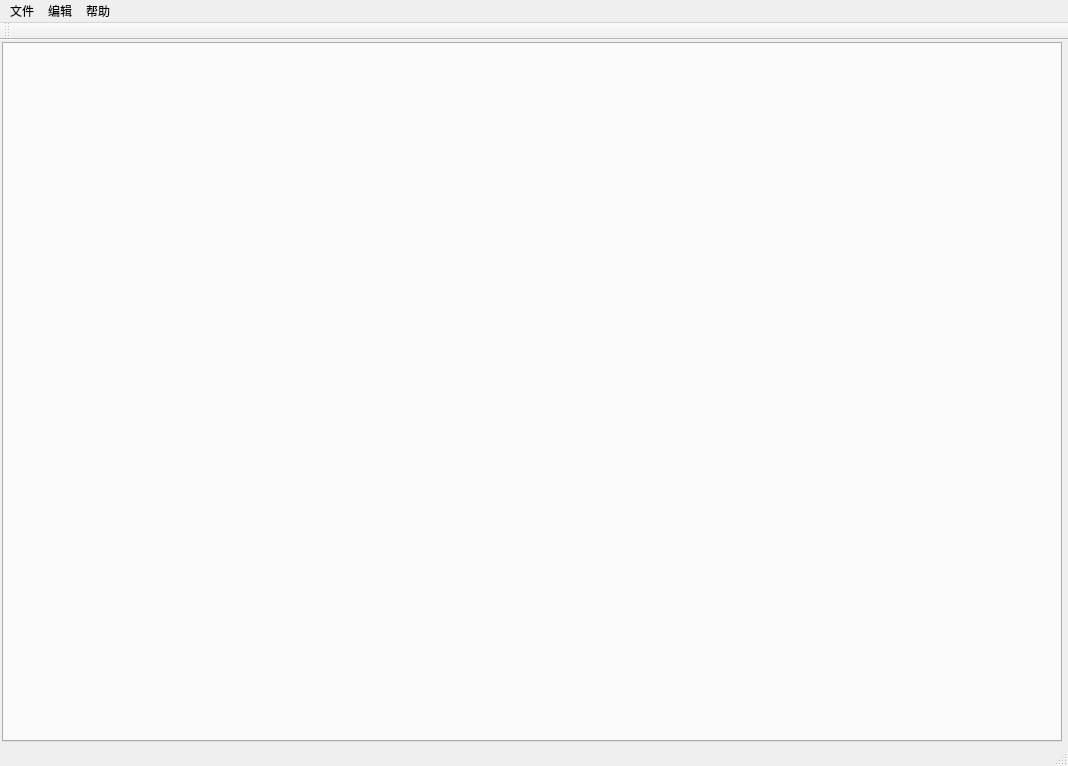
<?xml version="1.0" encoding="UTF-8"?>
<ui version="4.0">
 <class>MainWindow</class>
 <widget class="QMainWindow" name="MainWindow">
  <property name="geometry">
   <rect>
    <x>0</x>
    <y>0</y>
    <width>1068</width>
    <height>766</height>
   </rect>
  </property>
  <property name="windowTitle">
   <string>MainWindow</string>
  </property>
  <widget class="QWidget" name="centralWidget">
   <property name="styleSheet">
    <string notr="true"/>
   </property>
   <layout class="QVBoxLayout" name="verticalLayout">
    <property name="spacing">
     <number>0</number>
    </property>
    <property name="leftMargin">
     <number>0</number>
    </property>
    <property name="topMargin">
     <number>0</number>
    </property>
    <property name="rightMargin">
     <number>0</number>
    </property>
    <property name="bottomMargin">
     <number>0</number>
    </property>
    <item>
     <widget class="QWidget" name="widget_main" native="true">
      <layout class="QHBoxLayout" name="horizontalLayout">
       <property name="spacing">
        <number>0</number>
       </property>
       <property name="leftMargin">
        <number>2</number>
       </property>
       <property name="topMargin">
        <number>2</number>
       </property>
       <property name="rightMargin">
        <number>2</number>
       </property>
       <property name="bottomMargin">
        <number>2</number>
       </property>
       <item>
        <widget class="QWidget" name="widget_main_middle" native="true">
         <layout class="QVBoxLayout" name="verticalLayout_main_middle">
          <property name="spacing">
           <number>0</number>
          </property>
          <property name="leftMargin">
           <number>0</number>
          </property>
          <property name="topMargin">
           <number>0</number>
          </property>
          <property name="rightMargin">
           <number>0</number>
          </property>
          <property name="bottomMargin">
           <number>0</number>
          </property>
          <item>
           <widget class="QTabWidget" name="tabWidget">
            <property name="tabPosition">
             <enum>QTabWidget::West</enum>
            </property>
            <property name="currentIndex">
             <number>-1</number>
            </property>
           </widget>
          </item>
         </layout>
        </widget>
       </item>
       <item>
        <widget class="QWidget" name="widget_main_right" native="true">
         <property name="minimumSize">
          <size>
           <width>0</width>
           <height>0</height>
          </size>
         </property>
         <property name="maximumSize">
          <size>
           <width>300</width>
           <height>16777215</height>
          </size>
         </property>
         <layout class="QVBoxLayout" name="verticalLayout_main_right">
          <property name="spacing">
           <number>0</number>
          </property>
          <property name="leftMargin">
           <number>2</number>
          </property>
          <property name="topMargin">
           <number>0</number>
          </property>
          <property name="rightMargin">
           <number>2</number>
          </property>
          <property name="bottomMargin">
           <number>0</number>
          </property>
         </layout>
        </widget>
       </item>
      </layout>
     </widget>
    </item>
   </layout>
  </widget>
  <widget class="QMenuBar" name="menuBar">
   <property name="geometry">
    <rect>
     <x>0</x>
     <y>0</y>
     <width>1068</width>
     <height>26</height>
    </rect>
   </property>
   <widget class="QMenu" name="menu">
    <property name="title">
     <string>文件</string>
    </property>
   </widget>
   <widget class="QMenu" name="menu_2">
    <property name="title">
     <string>编辑</string>
    </property>
   </widget>
   <widget class="QMenu" name="menu_3">
    <property name="title">
     <string>帮助</string>
    </property>
    <addaction name="action_developer"/>
    <addaction name="separator"/>
    <addaction name="action_exit"/>
   </widget>
   <addaction name="menu"/>
   <addaction name="menu_2"/>
   <addaction name="menu_3"/>
  </widget>
  <widget class="QToolBar" name="toolBar">
   <property name="windowTitle">
    <string>toolBar</string>
   </property>
   <attribute name="toolBarArea">
    <enum>TopToolBarArea</enum>
   </attribute>
   <attribute name="toolBarBreak">
    <bool>false</bool>
   </attribute>
  </widget>
  <widget class="QStatusBar" name="statusBar"/>
  <action name="action_developer">
   <property name="icon">
    <iconset resource="pic.qrc">
     <normaloff>:/Menu/Pic/Menu/Developer.ico</normaloff>:/Menu/Pic/Menu/Developer.ico</iconset>
   </property>
   <property name="text">
    <string>开发者</string>
   </property>
  </action>
  <action name="action_exit">
   <property name="icon">
    <iconset resource="pic.qrc">
     <normaloff>:/Menu/Pic/Menu/exit.ico</normaloff>:/Menu/Pic/Menu/exit.ico</iconset>
   </property>
   <property name="text">
    <string>退出</string>
   </property>
  </action>
 </widget>
 <layoutdefault spacing="6" margin="11"/>
 <resources>
  <include location="pic.qrc"/>
 </resources>
 <connections/>
</ui>
